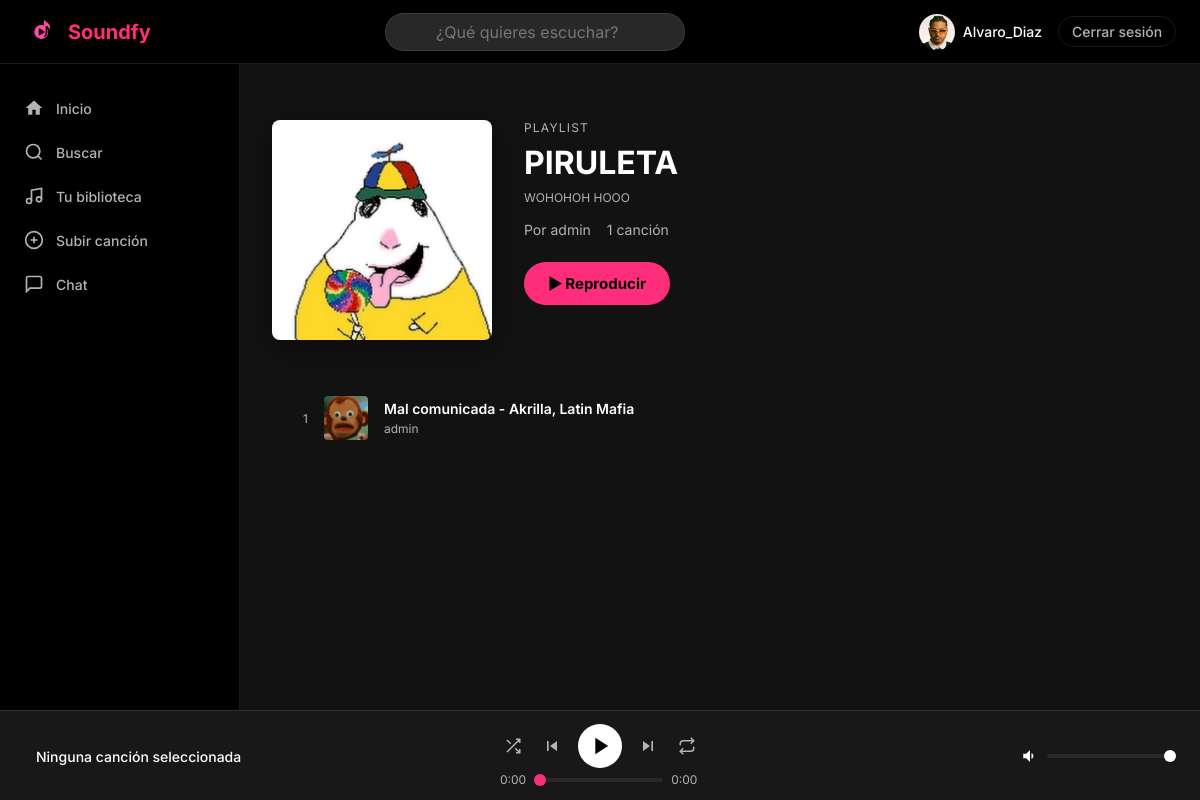
Before: /playlists/1/ (signed in) with the older database file.
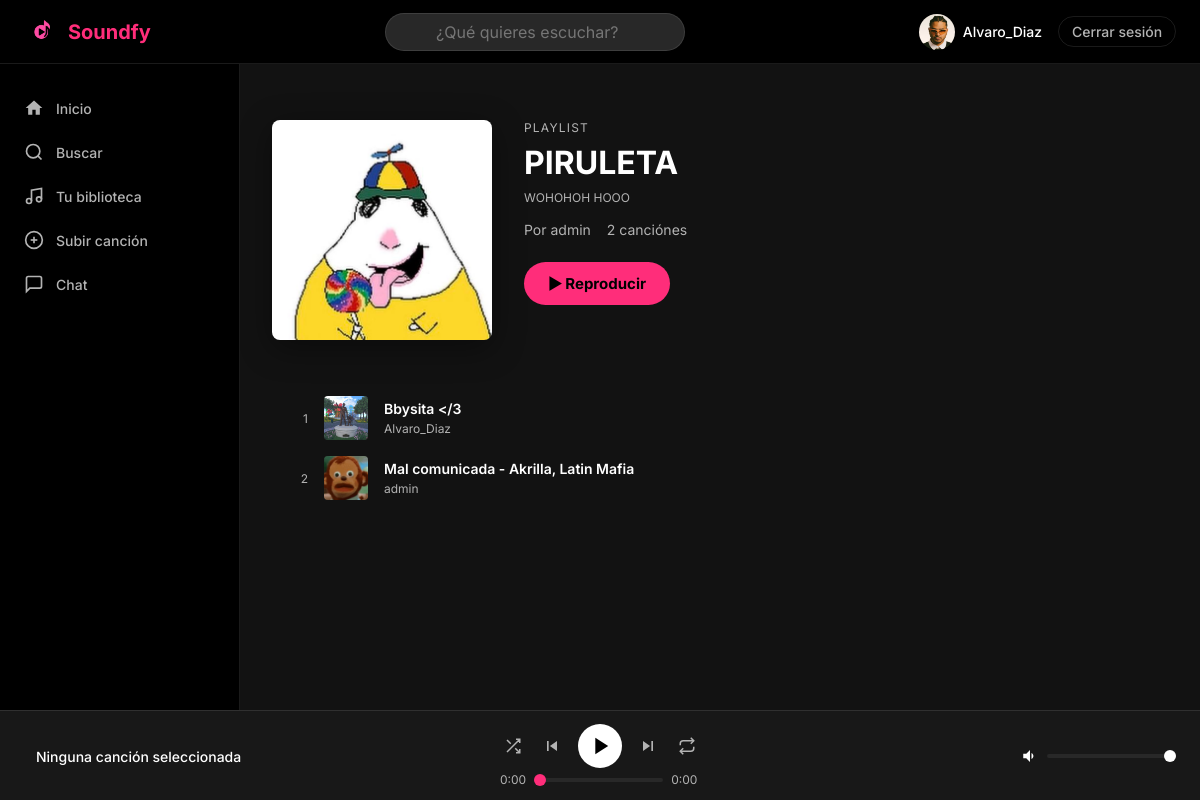
After: the same page with the newer database file.
### music/models.py (models this page shows, shortened)
class Playlist(models.Model):
    nombre = models.CharField(max_length=200)
    descripcion = models.TextField(blank=True)
    propietario = models.ForeignKey(
        Usuario,
        on_delete=models.CASCADE,
        related_name='playlists'
    )
    canciones = models.ManyToManyField(
        Cancion,
        through='PlaylistCancion',
        blank=True
    )
    portada = models.ImageField(upload_to='portadas_playlists/', null=True, blank=True)
    es_publica = models.BooleanField(default=True)
    creada_en = models.DateTimeField(auto_now_add=True)
    class Meta:
        verbose_name = 'Playlist'
        verbose_name_plural = 'Playlists'

class Cancion(models.Model):
    titulo = models.CharField(max_length=200)
    artista = models.ForeignKey(
        Usuario,
        on_delete=models.CASCADE,
        related_name='canciones'
    )
    album = models.ForeignKey(
        Album,
        on_delete=models.SET_NULL,
        null=True,
        blank=True,
        related_name='canciones'
    )
    genero = models.ForeignKey(
        Genero,
        on_delete=models.SET_NULL,
        null=True,
        blank=True
    )
    archivo_audio = models.FileField(upload_to='canciones/')
    portada = models.ImageField(upload_to='portadas_canciones/', null=True, blank=True)
    duracion = models.PositiveIntegerField(help_text='Duración en segundos', default=0)
    reproducciones = models.PositiveIntegerField(default=0)
    fecha_subida = models.DateTimeField(auto_now_add=True)
    es_publica = models.BooleanField(default=True)
    class Meta:
        verbose_name = 'Canción'
        verbose_name_plural = 'Canciones'
        ordering = ['-fecha_subida']

### users/models.py (models this page shows, shortened)
class Usuario(AbstractUser):
    foto_perfil = models.ImageField(
        upload_to='fotos_perfil/',
        null=True,
        blank=True
    )
    biografia = models.TextField(max_length=500, blank=True)
    fecha_nacimiento = models.DateField(null=True, blank=True)
    es_artista = models.BooleanField(default=False)
    seguidores = models.ManyToManyField(
        'self',
        symmetrical=False,
        related_name='siguiendo',
        blank=True
    )
    class Meta:
        verbose_name = 'Usuario'
        verbose_name_plural = 'Usuarios'

### music/views.py (the view)
# urls.py: path('playlists/<int:pk>/', views.vista_detalle_playlist, name='detalle_playlist'),
@login_required
def vista_detalle_playlist(request, pk):
    playlist = get_object_or_404(Playlist, pk=pk)
    if not playlist.es_publica and playlist.propietario != request.user:
        messages.error(request, 'Esta playlist es privada.')
        return redirect('inicio')
    return render(request, 'music/detalle_playlist.html', {'playlist': playlist})

### soundfy/context_processors.py (called while the page is built)
def google_analytics(request):
    return {
        'GA_MEASUREMENT_ID': settings.GA_MEASUREMENT_ID
    }

### templates/music/detalle_playlist.html (shortened to what this page needs)
{% extends 'base.html' %}
{% block contenido %}
<div class="detalle-cancion" style="padding: 1.5rem 0 2rem;">
    <div class="detalle-portada">
        {% if playlist.portada %}
            <img src="{{ playlist.portada.url }}" alt="{{ playlist.nombre }}">
        {% else %}
            <div class="portada-placeholder grande">♫</div>
        {% endif %}
    </div>
    <div class="detalle-info">
        <span class="texto-muted" style="font-size:0.75rem; text-transform:uppercase; letter-spacing:0.1em;">Playlist</span>
        <h1>{{ playlist.nombre }}</h1>
        {% if playlist.descripcion %}
            <p class="texto-muted">{{ playlist.descripcion }}</p>
        {% endif %}
        <div class="detalle-stats">
            <span>Por <a href="{% url 'perfil' username=playlist.propietario.username %}" class="enlace-rosa">{{ playlist.propietario.username }}</a></span>
            <span>{{ playlist.canciones.count }} canción{{ playlist.canciones.count|pluralize:"es" }}</span>
        </div>
        {% if playlist.canciones.all %}
        <div class="detalle-acciones">
            <button class="btn-primario" onclick="reproducirCancionConCola(
                '{% url 'servir_audio' pk=playlist.canciones.first.pk %}',
                '{{ playlist.canciones.first.titulo }}',
                '{{ playlist.canciones.first.artista.username }}',
                '{% if playlist.canciones.first.portada %}{{ playlist.canciones.first.portada.url }}{% endif %}',
                {{ playlist.canciones.first.pk }},
                colaPlaylist
            )">▶ Reproducir</button>
        </div>
        {% endif %}
    </div>
</div>
{% with canciones=playlist.canciones.all %}
{% if canciones %}
<div class="lista-canciones">
    {% for cancion in canciones %}
    <div class="fila-cancion" id="fila-{{ cancion.pk }}">
        <span class="texto-muted" style="width:1.5rem; text-align:right; flex-shrink:0;">{{ forloop.counter }}</span>
        <div style="width:44px; height:44px; flex-shrink:0; border-radius:var(--radio-sm); overflow:hidden; background:var(--color-superficie-2); cursor:pointer;"
             onclick="reproducirCancionConCola(
                '{% url 'servir_audio' pk=cancion.pk %}',
                '{{ cancion.titulo }}',
                '{{ cancion.artista.username }}',
                '{% if cancion.portada %}{{ cancion.portada.url }}{% endif %}',
                {{ cancion.pk }},
                colaPlaylist
             )">
            {% if cancion.portada %}
                <img src="{{ cancion.portada.url }}" alt="{{ cancion.titulo }}" style="width:100%;height:100%;object-fit:cover;">
            {% else %}
                <div style="width:100%;height:100%;display:flex;align-items:center;justify-content:center;font-size:1.2rem;">♫</div>
            {% endif %}
        </div>
        <div style="flex:1; min-width:0; cursor:pointer;"
             onclick="reproducirCancionConCola(
                '{% url 'servir_audio' pk=cancion.pk %}',
                '{{ cancion.titulo }}',
                '{{ cancion.artista.username }}',
                '{% if cancion.portada %}{{ cancion.portada.url }}{% endif %}',
                {{ cancion.pk }},
                colaPlaylist
             )">
            <span class="tarjeta-titulo">{{ cancion.titulo }}</span>
            <a href="{% url 'perfil' username=cancion.artista.username %}" class="tarjeta-artista enlace-rosa">{{ cancion.artista.username }}</a>
        </div>
    </div>
    {% endfor %}
</div>
{% else %}
<div style="text-align:center; padding:4rem 1rem; color:var(--color-texto-muted);">
    <div style="font-size:3rem; margin-bottom:1rem;">♫</div>
    <p style="margin-bottom:0.5rem;">Esta playlist está vacía.</p>
    <p style="font-size:0.85rem;">Añade canciones desde el detalle de cada canción.</p>
</div>
{% endif %}
{% endwith %}
{% endblock %}

Changed rows visible on the page:
computed for Playlist "PIRULETA": canciones.count "1" → "2"
now on this page (row edited): Cancion: portada (picture), titulo "Bbysita </3", artista.username "Alvaro_Diaz"
